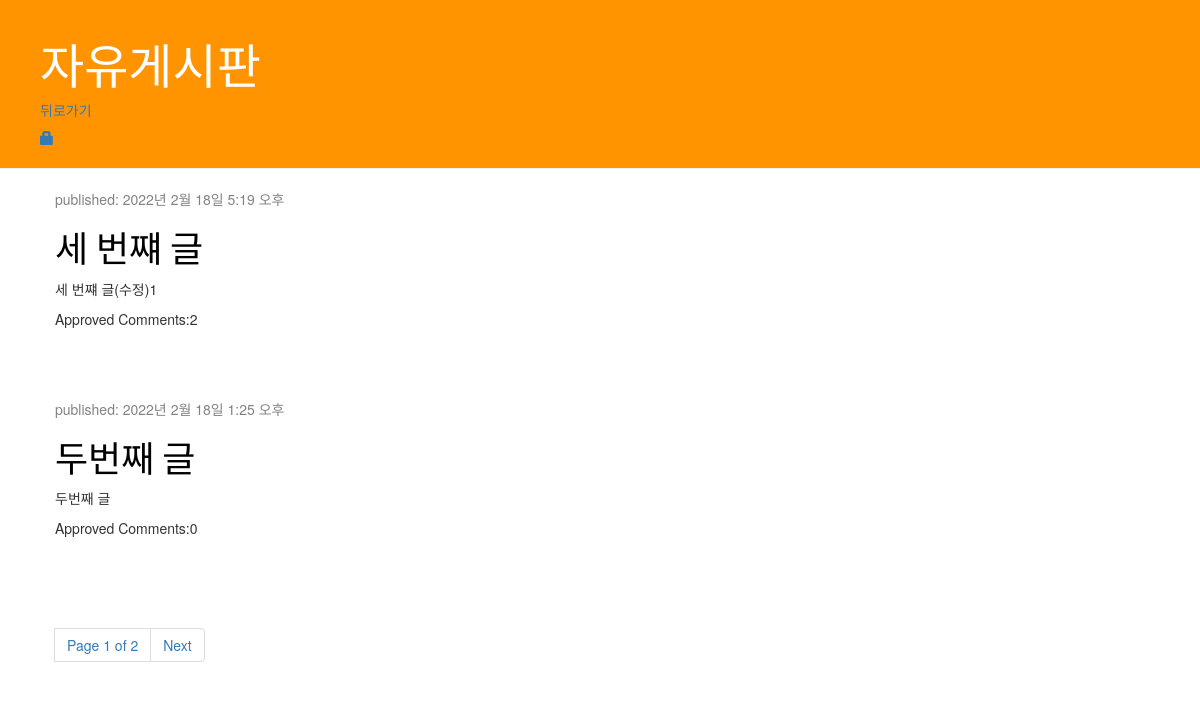
/todayblog/freepost/, run on the app's committed database.
### todayblog/models.py (models this page shows, shortened)
class Post(models.Model):
    author = models.ForeignKey('auth.User', on_delete=models.CASCADE)
    title = models.CharField(max_length=200, validators=[min_length_2_validator])
    text = models.TextField()
    created_date = models.DateTimeField(default=timezone.now)
    published_date = models.DateTimeField(blank=True, null=True)
    def approved_comments(self):
        return self.comments.filter(approved_comment=True)

### todayblog/views.py (the view)
# urls.py: path('freepost/',views.free_post_list, name = 'free_post_list' ),
def free_post_list(request):
    post_queryset = Post.objects.filter(published_date__lte=timezone.now()).order_by('-published_date')
    paginator = Paginator(post_queryset,2)
    try:
        page_number = request.GET.get('page')
        page = paginator.page(page_number)
    except PageNotAnInteger:
        page = paginator.page(1)
    except EmptyPage:
        page = paginator.page(paginator.num_pages)
    return render(request, 'todayblog/free_post_list.html', {'post_list': page})

### todayblog/templates/todayblog/free_post_list.html (shortened to what this page needs)
<!DOCTYPE html>
{% load static %}
<html lang="ko">
<head>
    <link rel="stylesheet" href="https://maxcdn.bootstrapcdn.com/bootstrap/3.3.2/css/bootstrap.min.css">
    <link rel="stylesheet" href="https://maxcdn.bootstrapcdn.com/bootstrap/3.3.2/css/bootstrap-theme.min.css">
    <link rel="stylesheet" href="{% static 'css/blog.css' %}">
</head>
<body>
<div class="page-header">
    <h1><a href="{% url 'free_post_list' %}">자유게시판</a></h1>
    <h5><a href="{% url 'post_list_home' %}">뒤로가기</a></h5>
    {% if user.is_authenticated %}
        <a href="{% url 'free_post_new' %}" class="free_top_menu">
            <span class="glyphicon glyphicon-plus"></span></a>
        <p class="free_top_menu">Hello {{ user.username }}<small>
            (<a href="{% url 'logout' %}?next={{ request.path }}">Log
            out</a>)</small></p>
    {% else %}
        <a href="{% url 'login' %}" class="free_top_menu">
            <span class="glyphicon glyphicon-lock"></span></a>
    {% endif %}
</div>
<div class="content container">
    <div class="row">
        <div class="col-md-8">
            {% for post in post_list %}
                <div class="post">
                    <div class="date">
                        <p>published: {{ post.published_date }}</p>
                    </div>
                    <h1><a href="{% url 'free_post_detail' pk=post.pk %}">{{ post.title }}</a></h1>
                    <p>{{ post.text| linebreaksbr }}</p>
                    <p>Approved Comments:{{ post.approved_comments.count }}</p>
                </div>
            {% empty %}
                <p>글이 없습니다.</p>
            {% endfor %}
            {% include 'todayblog/pagination.html' with page=post_list %}
        </div>
    </div>
</div>
</body>
</html>

### todayblog/static/css/blog.css (style rules this page uses)
.page-header { background-color: #ff9400; margin-top: 0; padding: 20px 20px 20px 40px; }
.page-header h1, .page-header h1 a, .page-header h1 a:visited, .page-header h1 a:active { color: #ffffff; font-size: 36pt; text-decoration: none; }
.content { margin-left: 40px; }
h1, h2, h3, h4 { font-family: 'Lobster', cursive; }
.date { color: #828282; }
.post { margin-bottom: 70px; }
.post h1 a, .post h1 a:visited { color: #000000; }

### data on the page
Post: published_date "2022년 2월 18일 5:19 오후", title "세 번쨰 글", text "세 번쨰 글(수정)1", approved_comments.count "2"
Post: published_date "2022년 2월 18일 1:25 오후", title "두번째 글", text "두번째 글", approved_comments.count "0"

### other printed values
{{ page.number }} "1"
{{ page.paginator.num_pages }} "2"
